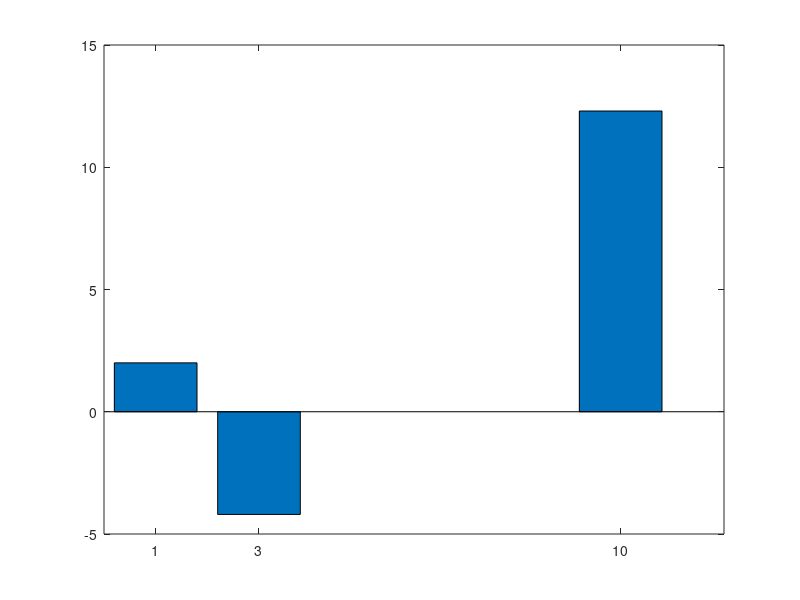
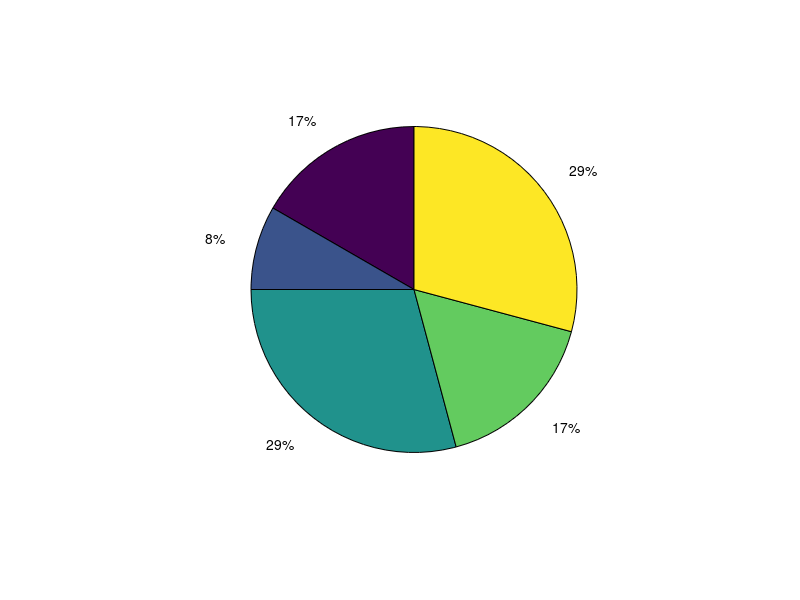

Source code (MATLAB) for these figures, in order: (Note: this script raises an error after producing the figures.)
x_coordinates = [1,3,10]; %vector
y_coordinates = [2,-4.2,12.3];
plot(x_coordinates, y_coordinates);

length(x_coordinates)
%3

plot(x_coordinates, y_coordinates, '*'); %plots asteriks instead of line

plot(x_coordinates, y_coordinates, 'rs'); %points are now red squares
grid on

xlabel('Selection')
ylabel('Change')
title('Changes in Selections during the past year')

axis([0,12,-10,20]);
bar(x_coordinates, y_coordinates);  %bar graph

figure
pie([4 2 7 4 7])
close(2) %closes figure 2
close all

imread('Palace.JPG') %CRTL+C

pretty_picture = imread('Palace.JPG');
image(pretty_picture) %displays picture
axis off
quit %closes MATLAB
